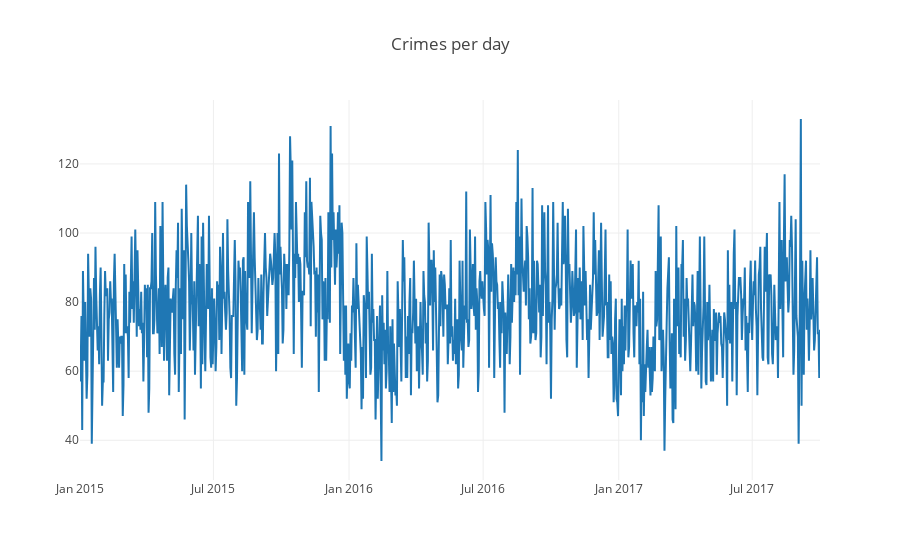

Notebook code cell kept with this figure:
### Code cell
# Crimes per day

jours = file["JOUR"]
jours = list(jours)
jours = collections.Counter(jours)

jours_x = list(jours.keys())
jours_y = list(jours.values())

plotly.offline.iplot({
    "data": [Scatter(x= jours_x, y= jours_y)],
    "layout": Layout(title="Crimes per day")
})

### Figure 1 — Plotly figure (JSON) as saved in the notebook; plotly's stock layout.template omitted (floating-point values rounded to 4 significant figures; data arrays with more than 128 entries replaced by an {"elided": "..."} marker saying what was removed)
{"data": [{"type": "scatter", "x": {"elided": "1005 str values"}, "y": {"elided": "1005 int values"}}], "layout": {"title": "Crimes per day"}}
